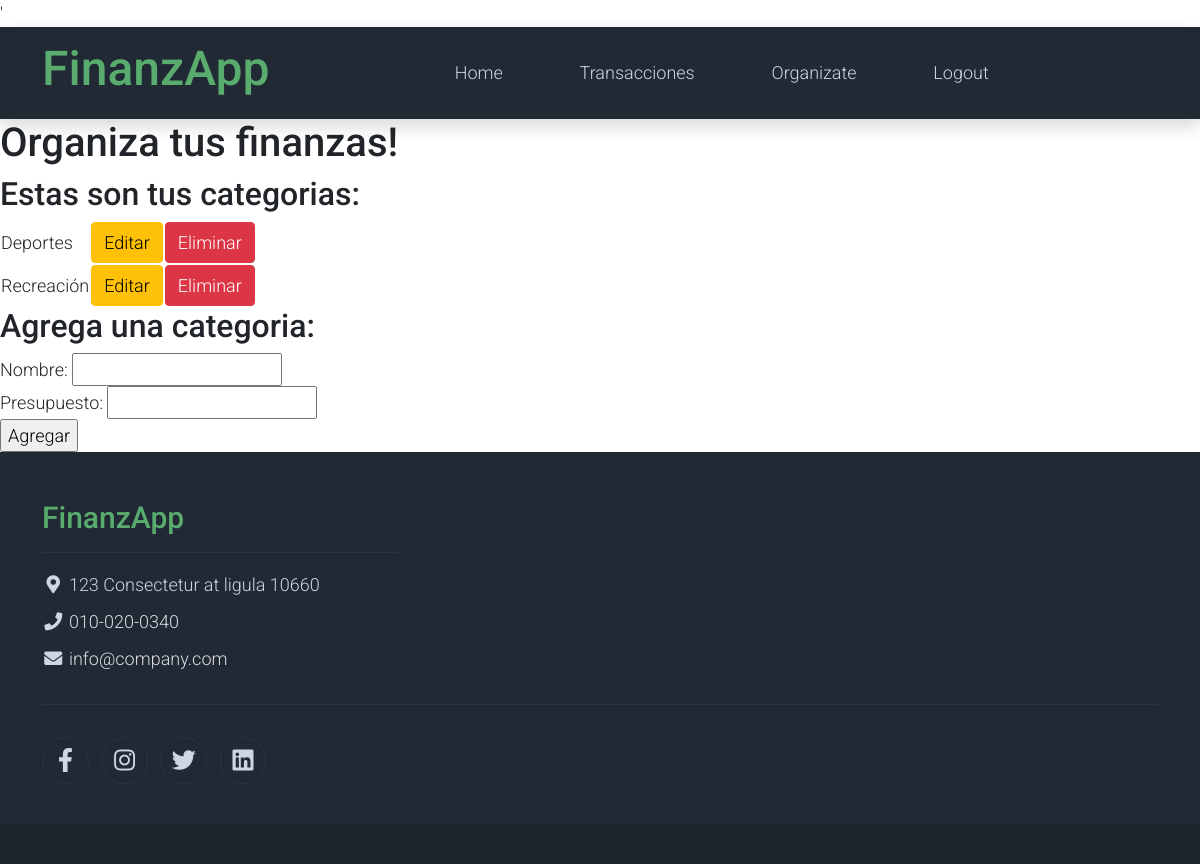
Page /organiza_tus_finanzas/ (signed in) on the earlier database version.
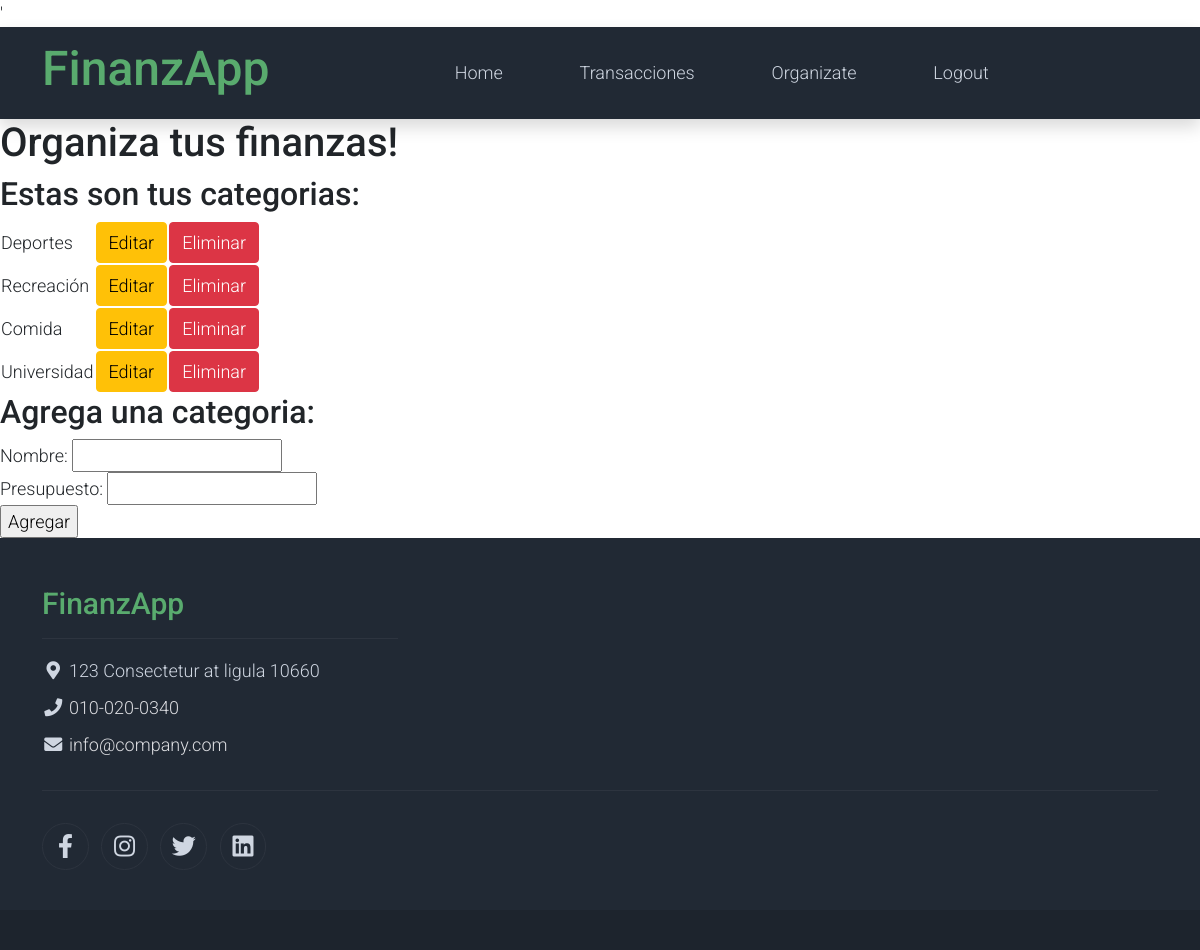
Same page on the later database version.
### finanzapp/models.py (models this page shows)
class Category(models.Model):
    name = models.CharField(max_length=100)
    budget = models.FloatField(blank=True)
    user = models.ForeignKey(User, on_delete=models.CASCADE, related_name="categories", null=True)

### finanzapp/views.py (the view)
# urls.py: path('organiza_tus_finanzas/', organize_fin, name='organiza_finanzas'),
def organize_fin(request):
    if request.user.is_authenticated:
        if request.method == 'POST':
            name = request.POST['name']
            budget = request.POST['budget']
            category = Category.objects.create(name=name, budget=budget, user=request.user)
            category.save()
            return redirect('organiza_finanzas')
        else:
            categories = Category.objects.filter(user = request.user)
            return render(request, 'organiza_finanzas.html', {'categories': categories})
    else:
        return render(request, 'login.html', {'error_message': 'Nombre de usuario o contraseña incorrectos'})

### finanzapp/templates/organiza_finanzas.html (shortened to what this page needs)
{% extends 'base.html' %}
{% block content %}
<h1>Organiza tus finanzas!</h1>
<h2>Estas son tus categorias:</h2>
<table>
    {% for category in categories %}
        {% if category.name != "ninguna" %}
        <tr>
            <td>{{ category.name }}</td>
            <td><a class="btn btn-warning" href="/editCat/{{ category.id }}">Editar</a></td>
            <td><a class="btn btn-danger" href="/eliminarCat/{{ category.id }}">Eliminar</a></td>
        </tr>
        {% endif %}
    {% endfor %}
</table>
<h2>Agrega una categoria:</h2>
<form method="post">
    <label for="name">Nombre:</label>
    <input type="text" name="name" required><br>
    <label for="name">Presupuesto:</label>
    <input type="number" name="budget" required><br>
    <input type="submit" value="Agregar">
</form>
{% endblock %}

### finanzapp/templates/base.html (shortened to what this page needs)
{% load static %}
<!DOCTYPE html>
<html lang="en">
<head>
    <link rel="stylesheet" href="{% static 'css/bootstrap.min.css' %}">
    <link rel="stylesheet" href="{% static 'css/templatemo.css' %}">
    <link rel="stylesheet" href="{% static 'css/custom.css' %}">
    <link rel="stylesheet" href="{% static 'css/fontawesome.min.css' %}">
    <link rel="stylesheet" href="{% static 'css/edit.css' %}">
</head>
<body>
    {% include 'partials/_navbar.html' %}
    {% block content %} {% endblock %}
     {% include 'partials/_footer.html' %}
</body>
</html>

### finanzapp/templates/partials/_navbar.html (shortened to what this page needs)
{% load static %}
<nav class="navbar navbar-expand-lg bg-dark navbar-light shadow">
    <div class="container d-flex justify-content-between align-items-center">
        <a class="navbar-brand text-success logo h1 align-self-center" href="{% url 'index' %}">
            FinanzApp
        </a>
        <div class="align-self-center collapse navbar-collapse flex-fill  d-lg-flex justify-content-lg-between" id="templatemo_main_nav">
            <div class="flex-fill">
                <ul class="nav navbar-nav d-flex justify-content-between mx-lg-auto">
                    <li class="nav-item">
                        <a class="nav-link text-light" href="{% url 'index' %}">Home</a>
                    </li>
                    <li class="nav-item">
                        <a class="nav-link text-light" href="{% url 'list' %}">Transacciones</a>
                    </li>
                    <li class="nav-item">
                        <a class="nav-link text-light" href="{% url 'organiza_finanzas' %}">Organizate</a>
                    </li>
                    <li class="nav-item">
                        <a class="nav-link text-light" href="{% url 'logout' %}">Logout</a>
                    </li>
                </ul>
            </div>
        </div>
    </div>
</nav>

### finanzapp/templates/partials/_footer.html
<footer class="bg-dark" id="tempaltemo_footer">
    <div class="container">
        <div class="row">
            <div class="col-md-4 pt-5">
                <h2 class="h2 text-success border-bottom pb-3 border-light logo">FinanzApp</h2>
                <ul class="list-unstyled text-light footer-link-list">
                    <li>
                        <i class="fas fa-map-marker-alt fa-fw"></i>
                        123 Consectetur at ligula 10660
                    </li>
                    <li>
                        <i class="fa fa-phone fa-fw"></i>
                        <a class="text-decoration-none" href="tel:010-020-0340">010-020-0340</a>
                    </li>
                    <li>
                        <i class="fa fa-envelope fa-fw"></i>
                        <a class="text-decoration-none" href="mailto:info@company.com">info@company.com</a>
                    </li>
                </ul>
            </div>
        </div>
        <div class="row text-light mb-4">
            <div class="col-12 mb-3">
                <div class="w-100 my-3 border-top border-light"></div>
            </div>
            <div class="col-auto me-auto">
                <ul class="list-inline text-left footer-icons">
                    <li class="list-inline-item border border-light rounded-circle text-center">
                        <a class="text-light text-decoration-none" target="_blank" href="http://facebook.com/"><i class="fab fa-facebook-f fa-lg fa-fw"></i></a>
                    </li>
                    <li class="list-inline-item border border-light rounded-circle text-center">
                        <a class="text-light text-decoration-none" target="_blank" href="https://www.instagram.com/"><i class="fab fa-instagram fa-lg fa-fw"></i></a>
                    </li>
                    <li class="list-inline-item border border-light rounded-circle text-center">
                        <a class="text-light text-decoration-none" target="_blank" href="https://twitter.com/"><i class="fab fa-twitter fa-lg fa-fw"></i></a>
                    </li>
                    <li class="list-inline-item border border-light rounded-circle text-center">
                        <a class="text-light text-decoration-none" target="_blank" href="https://www.linkedin.com/"><i class="fab fa-linkedin fa-lg fa-fw"></i></a>
                    </li>
                </ul>
            </div>
        </div>
    </div>
    <div class="w-100 bg-black py-3">
        <div class="container">
            <div class="row pt-2">
            </div>
        </div>
    </div>
</footer>

### finanzapp_proj/static/css/templatemo.css (style rules this page uses)
body, ul, li, p, a, label, input, div { font-family: 'Roboto', sans-serif; font-size: 18px !important; font-weight: 300 !important; }
.h1 { font-family: 'Roboto', sans-serif; font-size: 48px !important; font-weight: 200 !important; }
.h2 { font-family: 'Roboto', sans-serif; font-size: 30px !important; font-weight: 300; }
.logo { font-weight: 500 !important; }
.text-success { color: #59ab6e !important; }
.text-light { color: #cfd6e1 !important; }
.bg-dark { background-color: #212934 !important; }
.bg-black { background-color: #1d242d !important; }
#templatemo_main_nav a { color: #212934; }
#tempaltemo_footer a { color: #dcdde1; }
#tempaltemo_footer ul.footer-link-list li { padding-top: 10px; }
#tempaltemo_footer ul.footer-icons li { width: 2.6em; height: 2.6em; line-height: 2.6em; }
#tempaltemo_footer .border-light { border-color: #2d343f !important; }
@media (min-width: 768px) { #templatemo_main_nav .navbar-nav { max-width: 450px; } }
@media (min-width: 992px) { #templatemo_main_nav .navbar-nav { max-width: 550px; } }

Differences in the rows shown:
added Category: name "Comida"
added Category: name "Universidad"
